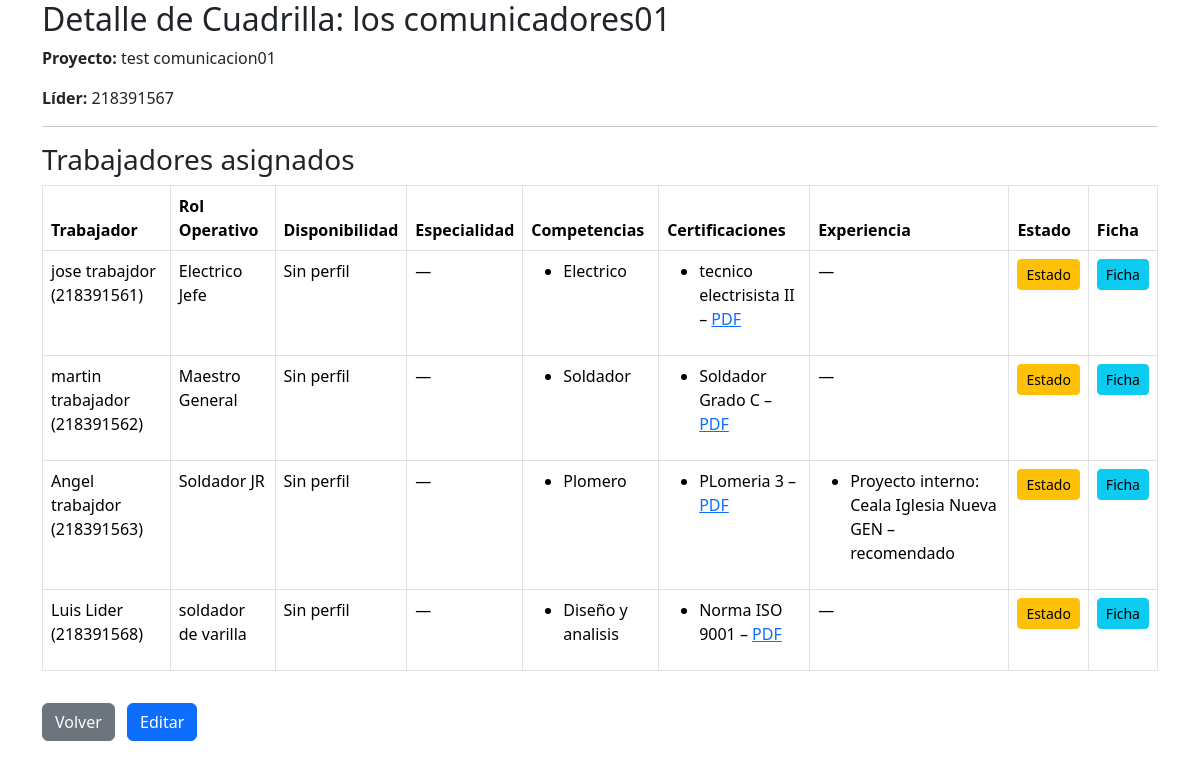
The page /personal/cuadrilla/18/ on the database as committed earlier.
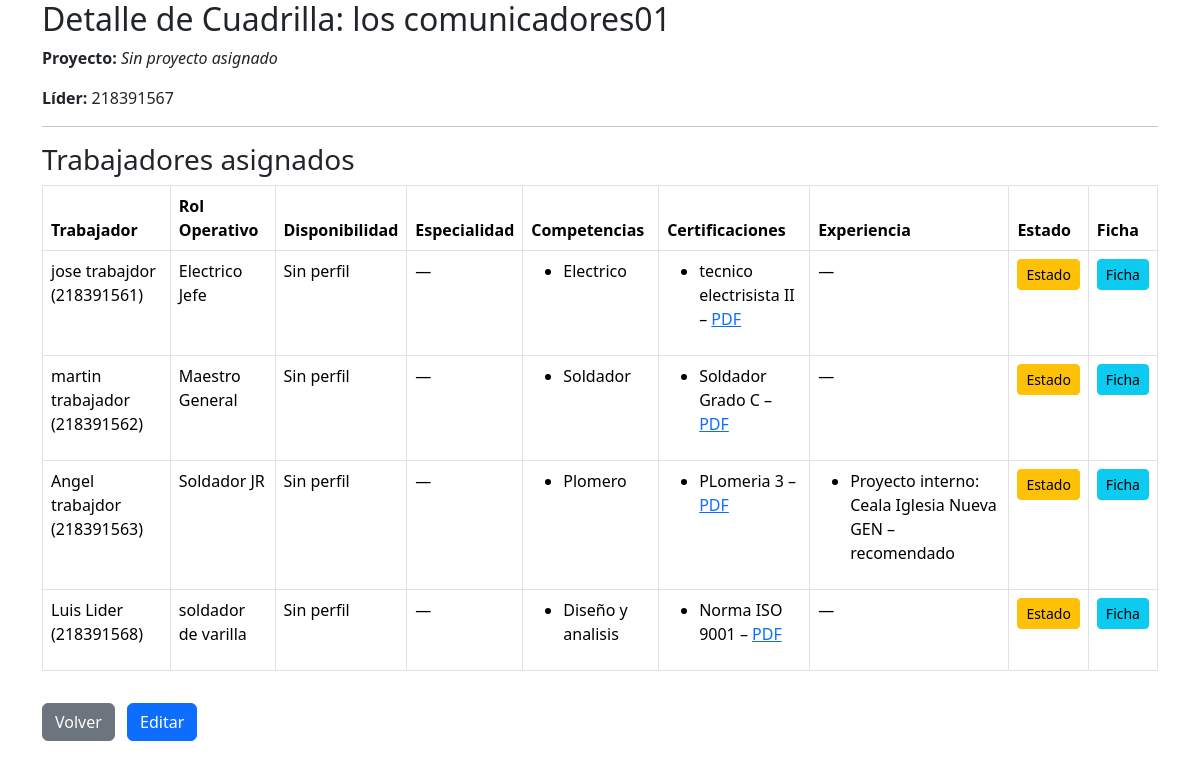
The same page on the database as committed later.
### personal/models.py (models this page shows, shortened)
class Cuadrilla(models.Model):
    nombre = models.CharField(max_length=100)
    proyecto = models.ForeignKey(Proyecto, on_delete=models.CASCADE, related_name='cuadrillas', null=True, blank=True)
    lider = models.ForeignKey(User, on_delete=models.SET_NULL, null=True, blank=True, related_name='cuadrillas_lideradas')

### proyectos/models.py (models this page shows, shortened)
class Proyecto(models.Model):
    nombre = models.CharField(max_length=100)
    descripcion = models.TextField(blank=True)
    TIPO_CHOICES = [
        ('construccion', 'Construcción'),
        ('mantenimiento', 'Mantenimiento'),
        ('instalacion', 'Instalación'),
        ('otro', 'Otro'),
    ]
    tipo = models.CharField(max_length=30, choices=TIPO_CHOICES, default='otro')
    COMPLEJIDAD_CHOICES = [
        ('baja', 'Baja'),
        ('media', 'Media'),
        ('alta', 'Alta'),
    ]
    complejidad = models.CharField(max_length=10, choices=COMPLEJIDAD_CHOICES, default='media')
    fecha_inicio = models.DateField()
    fecha_termino = models.DateField(null=True, blank=True)
    jefe = models.ForeignKey(User, on_delete=models.CASCADE, related_name='proyectos')
    activo = models.BooleanField(default=True)

### personal/views.py (the view)
def detalle_cuadrilla(request, cuadrilla_id):
    cuadrilla = get_object_or_404(Cuadrilla, id=cuadrilla_id)
    asignaciones = Asignacion.objects.filter(cuadrilla=cuadrilla)
    users = [a.trabajador for a in asignaciones]
    trabajadores = Trabajador.objects.filter(user__in=users)
    perfiles = TrabajadorPerfil.objects.filter(user__in=users)
    competencias = CompetenciaTrabajador.objects.filter(trabajador__in=trabajadores)
    certificaciones = CertificacionTrabajador.objects.filter(trabajador__in=trabajadores)
    experiencias = ExperienciaTrabajador.objects.filter(trabajador__in=trabajadores)
    perfil_map = {p.user_id: p for p in perfiles}
    comp_map = {}
    for c in competencias:
        user_id = c.trabajador.user_id
        comp_map.setdefault(user_id, []).append(c)
    cert_map = {}
    for c in certificaciones:
        user_id = c.trabajador.user_id
        cert_map.setdefault(user_id, []).append(c)
    exp_map = {}
    for e in experiencias:
        user_id = e.trabajador.user_id
        exp_map.setdefault(user_id, []).append(e)
    return render(request, "detalle_cuadrilla.html", {
        "cuadrilla": cuadrilla,
        "asignaciones": asignaciones,
        "perfil_map": perfil_map,
        "comp_map": comp_map,
        "cert_map": cert_map,
        "exp_map": exp_map,
        "can_manage": request.user.is_authenticated and request.user.groups.filter(name='JefeProyecto').exists(),
        "cuadrillas": Cuadrilla.objects.all(),
    })

### core/context_processors.py (called while the page is built)
def notificaciones_no_leidas(request):
    if request.user.is_authenticated:
        return {
            "notifs_no_leidas": request.user.notificaciones.filter(leida=False).count()
        }
    return {"notifs_no_leidas": 0}

### personal/templatetags/custom_tags.py (called while the page is built)
@register.filter
def get_item(dictionary, key):
    return dictionary.get(key)

### personal/templates/detalle_cuadrilla.html (shortened to what the changed rows need)
{% extends 'base.html' %}
{% load custom_tags %}
{% block content %}
<h2>Detalle de Cuadrilla: {{ cuadrilla.nombre }}</h2>
<p><strong>Proyecto:</strong>
    {% if cuadrilla.proyecto %}
        {{ cuadrilla.proyecto.nombre }}
    {% else %}
        <em>Sin proyecto asignado</em>
    {% endif %}
</p>
<p><strong>Líder:</strong>
    {% if cuadrilla.lider %}
        {{ cuadrilla.lider.username }}
    {% else %}
        <em>Sin líder asignado</em>
    {% endif %}
</p>
<hr>
<h3>Trabajadores asignados</h3>
{% if asignaciones %}
<table class="table table-bordered">
    <thead>
        <tr>
            <th>Trabajador</th>
            <th>Rol Operativo</th>
            <th>Disponibilidad</th>
            <th>Especialidad</th>
            <th>Competencias</th>
            <th>Certificaciones</th>
            <th>Experiencia</th>
            <th>Estado</th>
            <th>Ficha</th>
        </tr>
    </thead>
    <tbody>
    </tbody>
</table>
{% else %}
<p>No hay trabajadores asignados.</p>
{% endif %}
<a href="{% url 'proyectos:panel' %}" class="btn btn-secondary mt-3">Volver</a>
<a href="{% url 'personal:editar_cuadrilla' cuadrilla.id %}" class="btn btn-primary mt-3 ms-2">Editar</a>
{% endblock %}

Rows that differ between the two databases and show on the page:
changed Cuadrilla: proyecto_id 14 → empty (drawn); proyecto.nombre "test comunicacion01" → (not shown)
Other text that changed with them:
text now shown: "Sin proyecto asignado"
